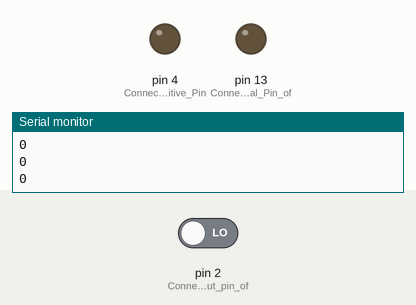
The sketch below on a simulated Arduino Uno, built with avr-gcc and run on an emulated ATmega328P. Shown: output pins drawn as LEDs (lit = HIGH), the last lines printed to the serial monitor. Inputs (shaded band) come from the test bench; at power-on: pin 2 (Connect_the_Output_pin_of) LOW.

Above: at 1.2 s.
1.3 s: pin 2 (Connect_the_Output_pin_of) driven HIGH
At 1.9 s:
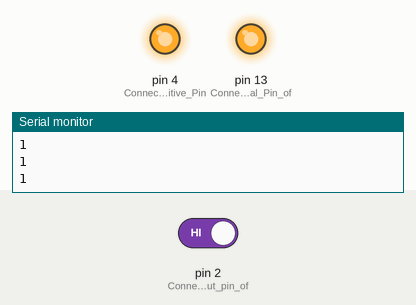
2.8 s: pin 2 (Connect_the_Output_pin_of) driven LOW
At 3.2 s:
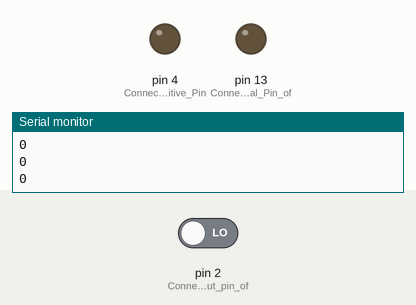
Timing chart, 0 to 5.8 s (numbered marks = the images above; inputs shaded):
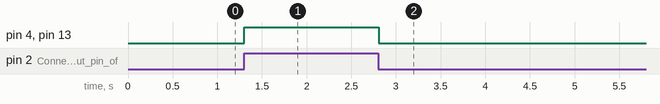

Measured:
- after the input at 1.3 s, pin 4 (Connect_the_Positive_Pin), pin 13 (Connect_the_Signal_Pin_of): LOW → HIGH at once
- after the input at 2.8 s, pin 4 (Connect_the_Positive_Pin), pin 13 (Connect_the_Signal_Pin_of): HIGH → LOW at once

The sketch:

control-bulb-using-pir-sensor.ino
```cpp
//Tech Trends Shameer
//Control Electric Bulb using PIR Sensor

int pirsensor = 0;

void setup() {
  Serial.begin(9600);
  pinMode(13, OUTPUT);  //Connect the Signal Pin of relay to Pin 13
  pinMode(4, OUTPUT);  //Connect the Positive Pin of Buzzer to Pin 4
  pinMode(2, INPUT);   //Connect the Output pin of PIR Sensor to Pin 2

}
void loop() {
  int pirsensor = digitalRead(2);
  Serial.println(pirsensor);
  if (pirsensor == 1)
  {
    digitalWrite(13, HIGH);
    digitalWrite(4, HIGH);
  }
  else
  {
    digitalWrite(13,LOW);
    digitalWrite(4, LOW);
  }
  delay(10);
}
```
